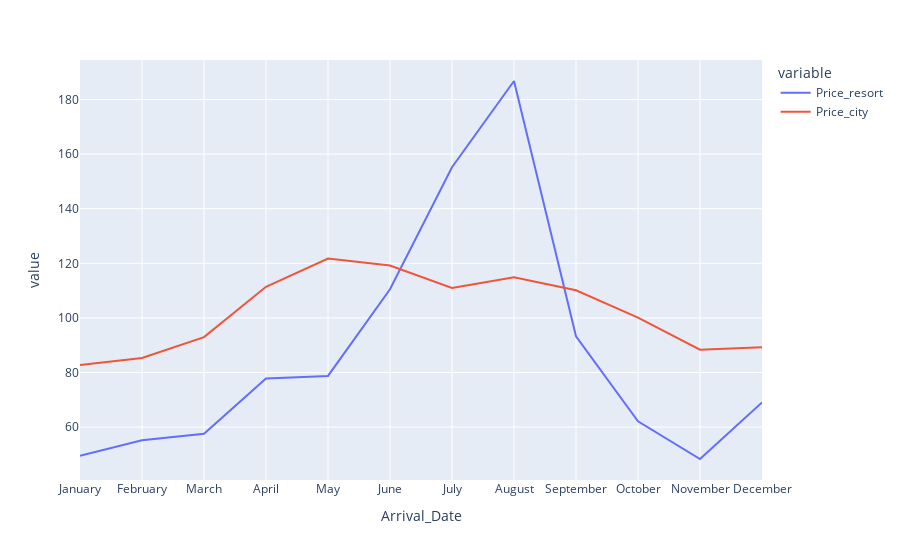

Here is the notebook cell this chart was saved with:
### Code cell
px.line(x="Arrival_Date",y=["Price_resort","Price_city"],data_frame=final)
#we can observer that  prices of the resort hotel are more compared to city hotel in summer.

### Figure 1 — Plotly figure (JSON) as saved in the notebook; plotly's stock layout.template omitted (floating-point values rounded to 4 significant figures)
{"data": [{"hovertemplate": "variable=Price_resort<br>Arrival_Date=%{x}<br>value=%{y}<extra></extra>", "legendgroup": "Price_resort", "line": {"color": "#636efa", "dash": "solid"}, "mode": "lines", "name": "Price_resort", "orientation": "v", "showlegend": true, "type": "scatter", "x": ["January", "February", "March", "April", "May", "June", "July", "August", "September", "October", "November", "December"], "xaxis": "x", "y": [49.51, 55.19, 57.55, 77.85, 78.76, 110.5, 155.2, 186.8, 93.25, 62.13, 48.31, 69.05], "yaxis": "y"}, {"hovertemplate": "variable=Price_city<br>Arrival_Date=%{x}<br>value=%{y}<extra></extra>", "legendgroup": "Price_city", "line": {"color": "#EF553B", "dash": "solid"}, "mode": "lines", "name": "Price_city", "orientation": "v", "showlegend": true, "type": "scatter", "x": ["January", "February", "March", "April", "May", "June", "July", "August", "September", "October", "November", "December"], "xaxis": "x", "y": [82.75, 85.33, 92.97, 111.4, 121.8, 119.2, 110.9, 114.9, 110.1, 100.1, 88.37, 89.21], "yaxis": "y"}], "layout": {"legend": {"title": {"text": "variable"}, "tracegroupgap": 0}, "margin": {"t": 60}, "xaxis": {"anchor": "y", "domain": [0, 1], "title": {"text": "Arrival_Date"}}, "yaxis": {"anchor": "x", "domain": [0, 1], "title": {"text": "value"}}}}
